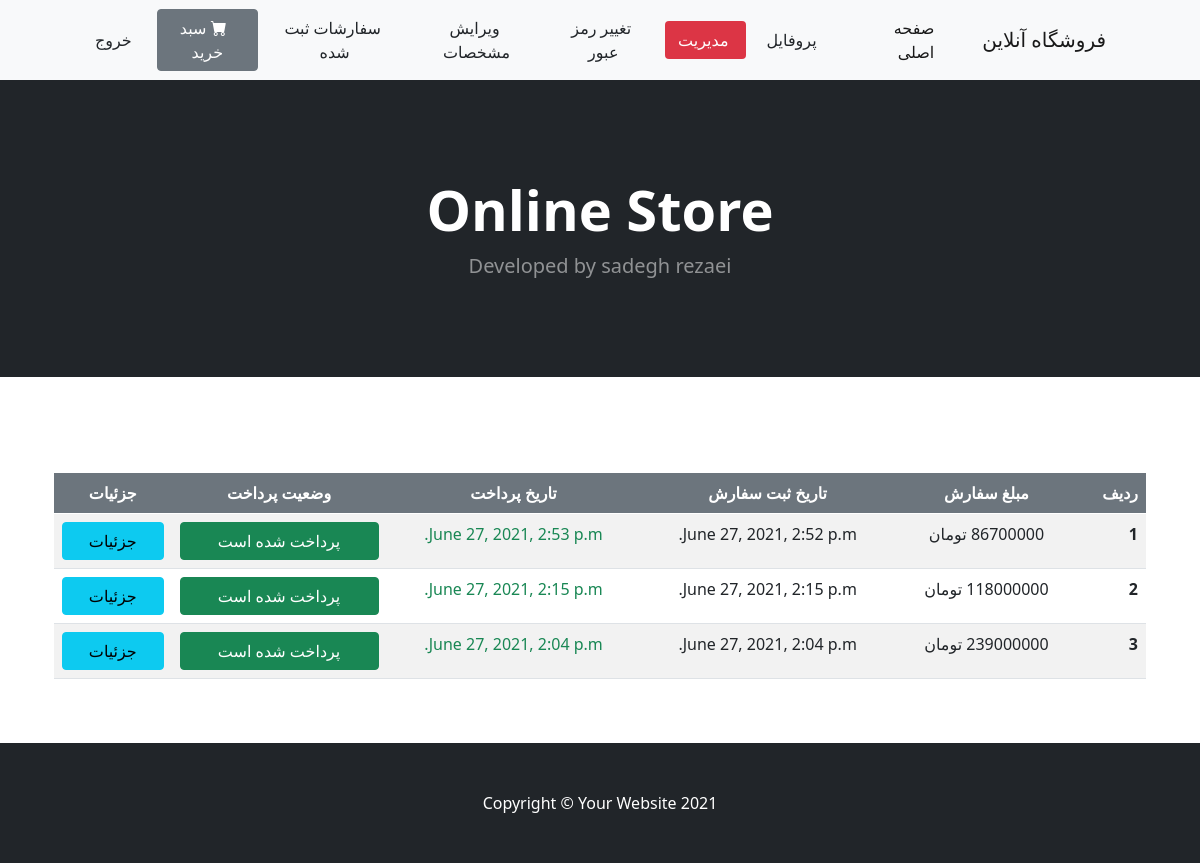
The page /odrers/orders-list/ (signed in) on the database its author committed.
### orders/models.py (models this page shows, shortened)
class Order(models.Model):
    user =      models.ForeignKey(settings.AUTH_USER_MODEL, on_delete=models.CASCADE, related_name='orders')
    created =   models.DateTimeField(auto_now_add=True)
    updated =   models.DateTimeField(auto_now=True)
    total_price = models.IntegerField(null=True, default=True)
    paid =      models.BooleanField(default=False)
    class Meta:
        ordering = ('-created',)

### orders/views.py (the view)
# urls.py: path('orders-list/',views.order_list, name='order_list'),
@login_required
def order_list(request):
    orders = Order.objects.filter(user = request.user)
    context = {
        'orders' : orders
    }
    return render(request, 'orders/order_list.html' , context)

### templates/orders/order_list.html (shortened to what this page needs)
{% extends 'base_accounts.html' %}
{% block content %}
    <table dir='rtl' class="table table-striped ">
        <thead class="bg-secondary text-white">
        <tr>
            <th scope="col">ردیف</th>
            <th scope="col" class="text-center">مبلغ سفارش</th>
            <th scope="col" class="text-center">تاریخ ثبت سفارش</th>
            <th scope="col" class="text-center">تاریخ پرداخت</th>
            <th scope="col" class="text-center">وضعیت پرداخت</th>
            <th scope="col" class="text-center"> جزئیات</th>
        </tr>
        </thead>
        <tbody>
        {% for order in orders %}
            <tr>
                <th>{{ forloop.counter }}</th>
                <td class="text-center">{{ order.total_price|floatformat:"-3g"  }} تومان</td>
                <td class="text-center">{{ order.created }}</td>
                <td class="text-center text-success ">
                    {% if order.paid %}
                        {{ order.updated }}
                    {% endif %}
                </td>
                <td class="text-center">
                    {% if order.paid %}
                        <a type="button" class="btn btn-success w-100 d-inline-block">پرداخت شده است</a>
                    {% else %}
                        <a type="button" class="btn btn-warning w-100 d-inline-block">عدم پرداخت</a>
                    {% endif %}
                </td>
                <td class="text-center" ><a href="{% url 'orders:order_detail' order.id %} " type="button" class="btn btn-info w-100 d-inline-block">جزئیات</a></td>
            </tr>
        {% endfor %}
        </tbody>
    </table>
{% endblock %}

### rows shown on the page
Order: total_price "86700000", created "June 27, 2021, 2:52 p.m.", updated "June 27, 2021, 2:53 p.m.", paid "پرداخت شده است"
Order: created "June 27, 2021, 2:15 p.m.", updated "June 27, 2021, 2:15 p.m.", paid "پرداخت شده است"
Order: created "June 27, 2021, 2:04 p.m.", updated "June 27, 2021, 2:04 p.m.", paid "پرداخت شده است"
